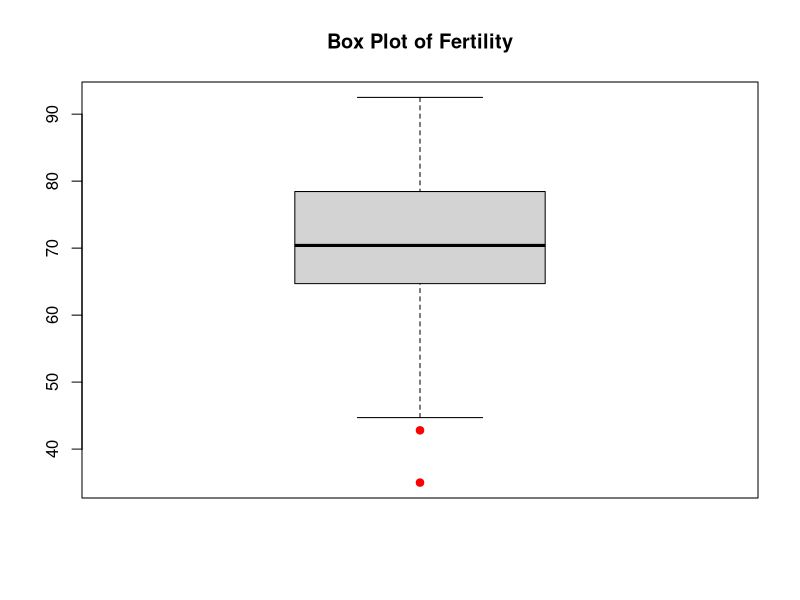
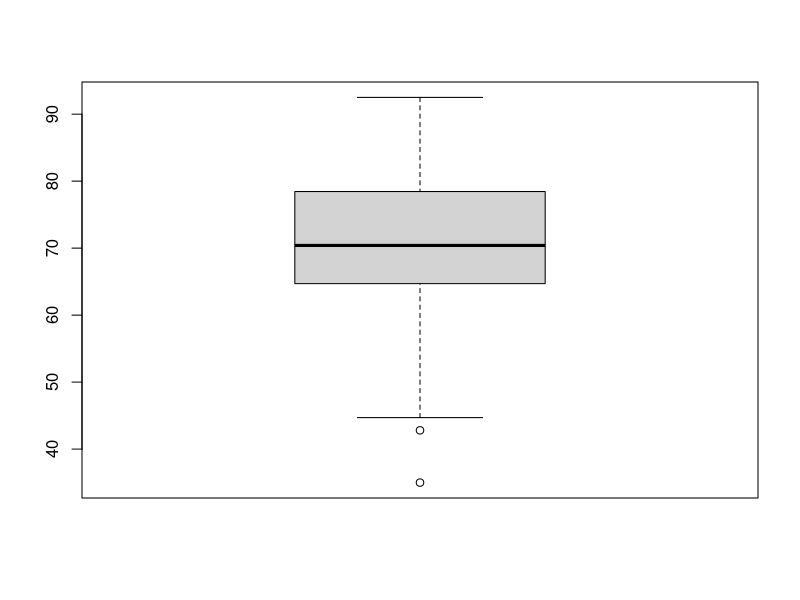
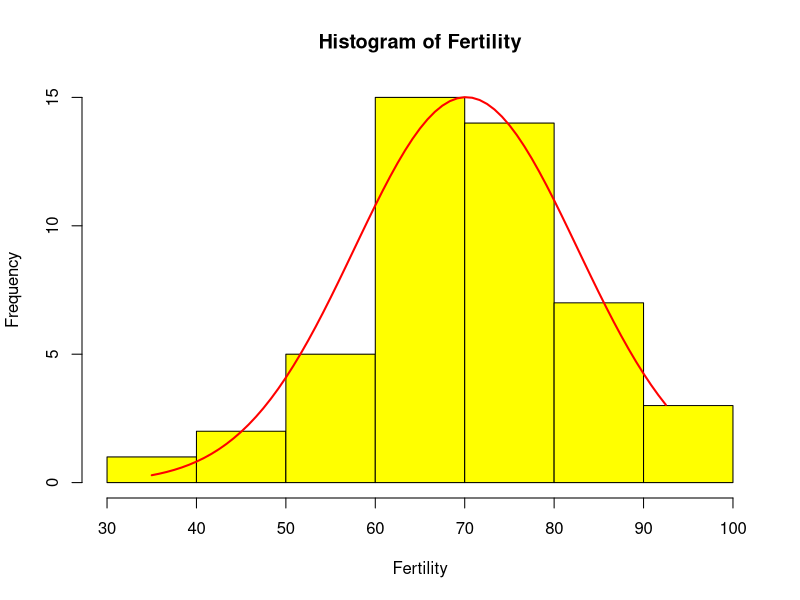
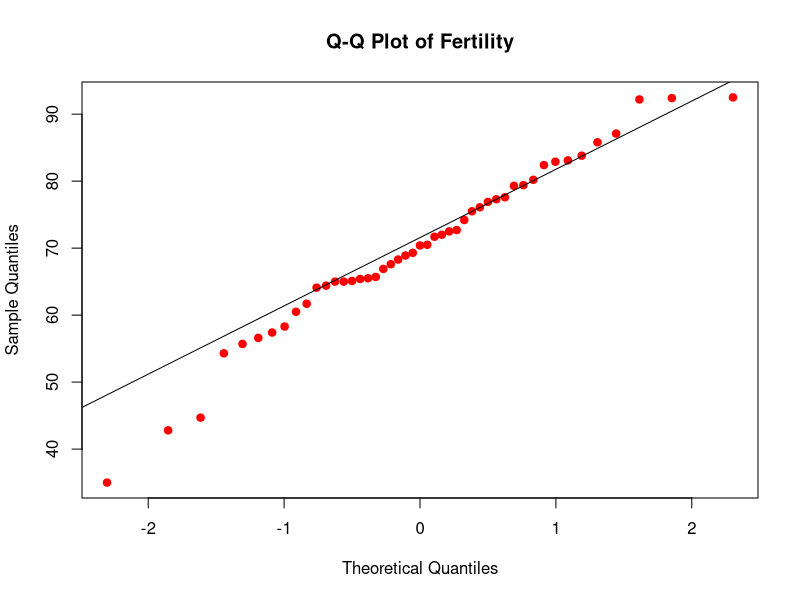
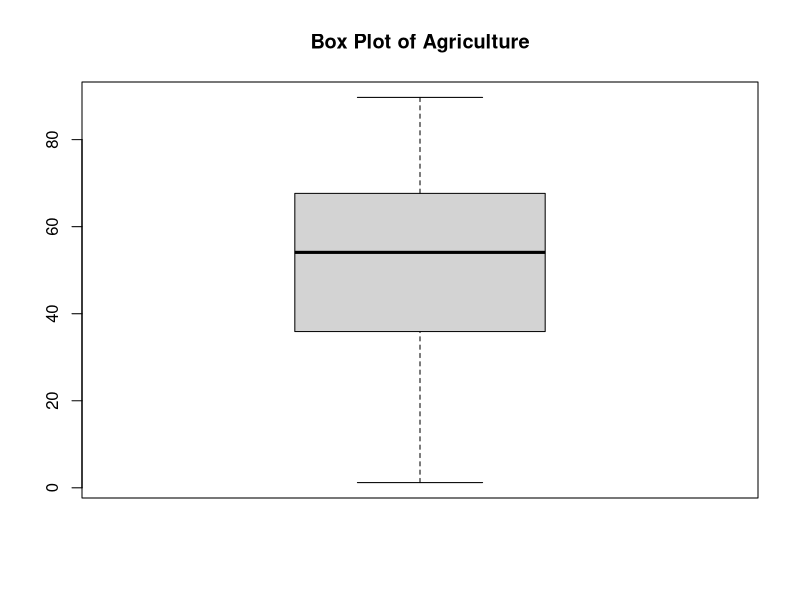
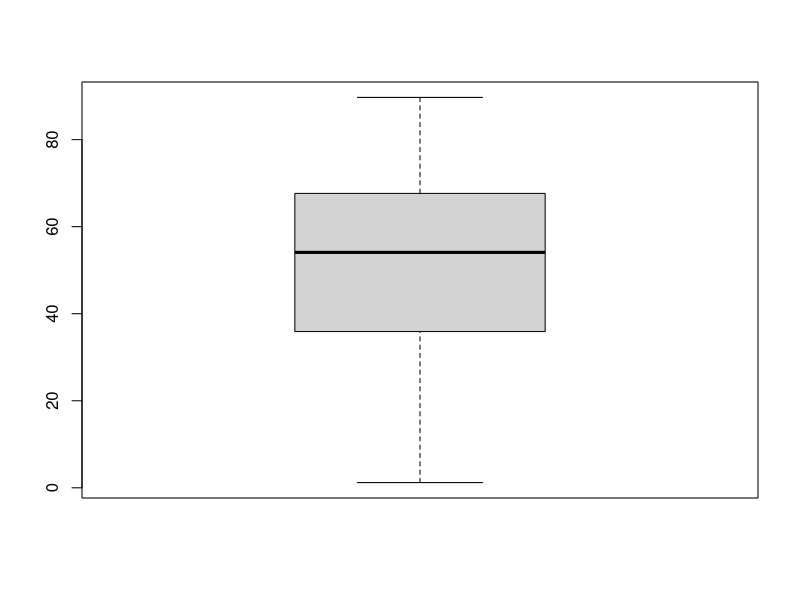
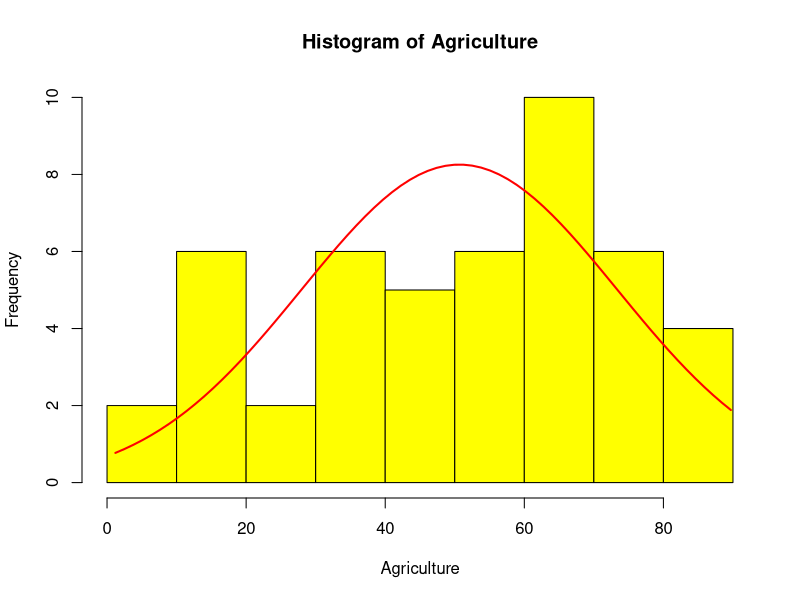
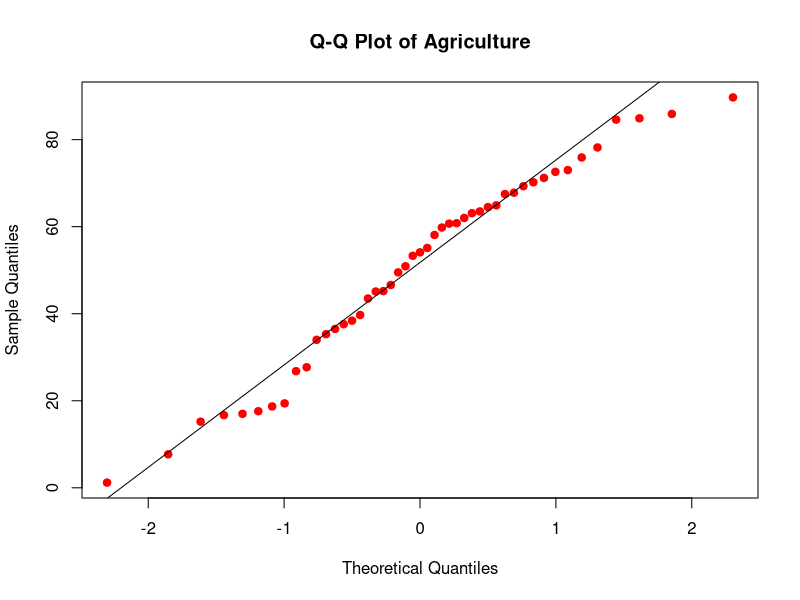

Reproduce these figures in R, in order.
#Fertility
str(swiss$Fertility)

#Measures of Central Tendency
mean(swiss$Fertility)
median(swiss$Fertility)

#measures of Dispersion
sd(swiss$Fertility)
IQR(swiss$Fertility)
range(swiss$Fertility)

#Data Visualization
boxplot(swiss$Fertility,main="Box Plot of Fertility",outcol="red",pch=19)
boxplot(swiss$Fertility)$out
stem(swiss$Fertility)
h1<-hist(swiss$Fertility,main="Histogram of Fertility",xlab="Fertility",col="yellow")
x<-seq(min(swiss$Fertility),max(swiss$Fertility),length=70)
y<-dnorm(x,mean(swiss$Fertility),sd(swiss$Fertility))
y<-y*diff(h1$mids[1:2])*length(swiss$Fertility)
lines(x,y,col="red",lwd=2)

#Testing for normality
qqnorm(swiss$Fertility,main="Q-Q Plot of Fertility",col="red",pch=19)
qqline(swiss$Fertility)
ks.test(swiss$Fertility,"pnorm",mean(swiss$Fertility),sd(swiss$Fertility))
shapiro.test(swiss$Fertility)

#Agriculture
str(swiss$Agriculture)

#Measures of Central Tendency
mean(swiss$Agriculture)
median(swiss$Agriculture)

#measures of Dispersion
sd(swiss$Agriculture)
IQR(swiss$Agriculture)
range(swiss$Agriculture)

#Data Visualization
boxplot(swiss$Agriculture,main="Box Plot of Agriculture",outcol="red",pch=19)
boxplot(swiss$Agriculture)$out
stem(swiss$Agriculture)
h1<-hist(swiss$Agriculture,main="Histogram of Agriculture",xlab="Agriculture",col="yellow")
x<-seq(min(swiss$Agriculture),max(swiss$Agriculture),length=70)
y<-dnorm(x,mean(swiss$Agriculture),sd(swiss$Agriculture))
y<-y*diff(h1$mids[1:2])*length(swiss$Agriculture)
lines(x,y,col="red",lwd=2)

#Testing for normality
qqnorm(swiss$Agriculture,main="Q-Q Plot of Agriculture",col="red",pch=19)
qqline(swiss$Agriculture)
ks.test(swiss$Agriculture,"pnorm",mean(swiss$Agriculture),sd(swiss$Agriculture))
shapiro.test(swiss$Agriculture)

#Examination
str(swiss$Examination)

#Measures of Central Tendency
mean(swiss$Examination)
median(swiss$Examination)

#measures of Dispersion
sd(swiss$Examination)
IQR(swiss$Examination)
range(swiss$Examination)

#Data Visualization
boxplot(swiss$Examination,main="Box Plot of Examination",outcol="red",pch=19)
boxplot(swiss$Examination)$out
stem(swiss$Examination)
h1<-hist(swiss$Examination,main="Histogram of Examination",xlab="Examination",col="yellow")
x<-seq(min(swiss$Examination),max(swiss$Examination),length=70)
y<-dnorm(x,mean(swiss$Examination),sd(swiss$Examination))
y<-y*diff(h1$mids[1:2])*length(swiss$Examination)
lines(x,y,col="red",lwd=2)

#Testing for normality
qqnorm(swiss$Examination,main="Q-Q Plot of Examination",col="red",pch=19)
qqline(swiss$Examination)
ks.test(swiss$Examination,"pnorm",mean(swiss$Examination),sd(swiss$Examination))
shapiro.test(swiss$Examination)

#Education
str(swiss$Education)

#Measures of Central Tendency
mean(swiss$Education)
median(swiss$Education)

#measures of Dispersion
sd(swiss$Education)
IQR(swiss$Education)
range(swiss$Education)

#Data Visualization
boxplot(swiss$Education,main="Box Plot of Education",outcol="red",pch=19)
boxplot(swiss$Education)$out
stem(swiss$Education)
h1<-hist(swiss$Education,main="Histogram of Education",xlab="Education",col="yellow")
x<-seq(min(swiss$Education),max(swiss$Education),length=70)
y<-dnorm(x,mean(swiss$Education),sd(swiss$Education))
y<-y*diff(h1$mids[1:2])*length(swiss$Education)
lines(x,y,col="red",lwd=2)

#Testing for normality
qqnorm(swiss$Education,main="Q-Q Plot of Education",col="red",pch=19)
qqline(swiss$Education)
ks.test(swiss$Education,"pnorm",mean(swiss$Education),sd(swiss$Education))
shapiro.test(swiss$Education)

#Catholic
str(swiss$Catholic)

#Measures of Central Tendency
mean(swiss$Catholic)
median(swiss$Catholic)

#measures of Dispersion
sd(swiss$Catholic)
IQR(swiss$Catholic)
range(swiss$Catholic)

#Data Visualization
boxplot(swiss$Catholic,main="Box Plot of Catholic",outcol="red",pch=19)
boxplot(swiss$Catholic)$out
stem(swiss$Catholic)
h1<-hist(swiss$Catholic,main="Histogram of Catholic",xlab="Catholic",col="yellow")
x<-seq(min(swiss$Catholic),max(swiss$Catholic),length=70)
y<-dnorm(x,mean(swiss$Catholic),sd(swiss$Catholic))
y<-y*diff(h1$mids[1:2])*length(swiss$Catholic)
lines(x,y,col="red",lwd=2)

#Testing for normality
qqnorm(swiss$Catholic,main="Q-Q Plot of Catholic",col="red",pch=19)
qqline(swiss$Catholic)
ks.test(swiss$Catholic,"pnorm",mean(swiss$Catholic),sd(swiss$Catholic))
shapiro.test(swiss$Catholic)

#Infant Mortality
str(swiss$Infant.Mortality)
##Measures of central Tendency
mean(swiss$Infant.Mortality)
median(swiss$Infant.Mortality)

##Measures of Dispersion
sd(swiss$Infant.Mortality)
IQR(swiss$Infant.Mortality)
range(swiss$Infant.Mortality)

#Data Visualization
boxplot(swiss$Infant.Mortality,main="Box Plot of Infant Mortality",outcol="red",pch=19)
boxplot(swiss$Infant.Mortality)$out
stem(swiss$Infant.Mortality)
h1<-hist(swiss$Infant.Mortality,main="Histogram of Infant Mortality",xlab="Infant Mortality",col="yellow")
x<-seq(min(swiss$Infant.Mortality),max(swiss$Infant.Mortality),length=70)
y<-dnorm(x,mean(swiss$Infant.Mortality),sd(swiss$Infant.Mortality))
y<-y*diff(h1$mids[1:2])*length(swiss$Infant.Mortality)
lines(x,y,col="red",lwd=2)

#Testing for Normality
qqnorm(swiss$Infant.Mortality,main="Q-Q Plot of Infant Mortality",col="red",pch=19)
qqline(swiss$Infant.Mortality)
ks.test(swiss$Infant.Mortality,"pnorm",mean(swiss$Infant.Mortality),sd(swiss$Infant.Mortality))
shapiro.test(swiss$Infant.Mortality)

#EDA for multiple variables

plot(swiss$Fertility,swiss$Agriculture,main="Fertility vs Agriculture",xlab="Fertility",ylab="Agriculture",col="blue",pch=19)
cor(swiss$Fertility,swiss$Agriculture)
plot(swiss$Fertility,swiss$Examination,main="Fertility vs Examination",xlab="Fertility",ylab="Examination",col="blue",pch=19)
cor(swiss$Fertility,swiss$Examination)
plot(swiss$Fertility,swiss$Education,main="Fertility vs Education",xlab="Fertility",ylab="Education",col="blue",pch=19)
cor(swiss$Fertility,swiss$Education)
plot(swiss$Fertility,swiss$Catholic,main="Fertility vs Catholic",xlab="Fertility",ylab="Catholic",col="blue",pch=19)
cor(swiss$Fertility,swiss$Catholic)
plot(swiss$Fertility,swiss$Infant.Mortality,main="Fertility vs Infant Mortality",xlab="Fertility",ylab="Infant Mortality",col="blue",pch=19)
cor(swiss$Fertility,swiss$Infant.Mortality)
plot(swiss$Agriculture,swiss$Examination,main="Agriculture vs Examination",xlab="Agriculture",ylab="Examination",col="blue",pch=19)
cor(swiss$Agriculture,swiss$Examination)
plot(swiss$Agriculture,swiss$Education,main="Agriculture vs Education",xlab="Agriculture",ylab="Education",col="blue",pch=19)
cor(swiss$Agriculture,swiss$Education)
plot(swiss$Agriculture,swiss$Catholic,main="Agriculture vs Catholic",xlab="Agriculture",ylab="Catholic",col="blue",pch=19)
cor(swiss$Agriculture,swiss$Catholic)
plot(swiss$Agriculture,swiss$Infant.Mortality,main="Agriculture vs Infant mortality",xlab="Agriculture",ylab="Infant Mortality",col="blue",pch=19)
cor(swiss$Agriculture,swiss$Infant.Mortality)
plot(swiss$Examination,swiss$Education,main="Examination vs Education",xlab="Examination",ylab="Education",col="blue",pch=19)
cor(swiss$Examination,swiss$Education)
plot(swiss$Examination,swiss$Catholic,main="Examination vs Catholic",xlab="Examination",ylab="Catholic",col="blue",pch=19)
cor(swiss$Examination,swiss$Catholic)
plot(swiss$Examination,swiss$Infant.Mortality,main="Examination vs Infant Mortality",xlab="Examination",ylab="Infant Mortality",col="blue",pch=19)
cor(swiss$Examination,swiss$Infant.Mortality)
plot(swiss$Education,swiss$Infant.Mortality,main="Education vs Infant Mortality",xlab="Education",ylab="Infant Mortality",col="blue",pch=19)
cor(swiss$Education,swiss$Infant.Mortality)
plot(swiss$Education,swiss$Catholic,main="Education vs Catholic",xlab="Education",ylab="Catholic",col="blue",pch=19)
cor(swiss$Education,swiss$Catholic)
plot(swiss$Catholic,swiss$Infant.Mortality,main="Catholic vs Infant Mortality",xlab="Catholic",ylab="Infant Mortality",col="blue",pch=19)
cor(swiss$Catholic,swiss$Infant.Mortality)

#Regression Analysis
model<-lm(swiss$Agriculture~swiss$Fertility)
summary(model)
plot(model)




